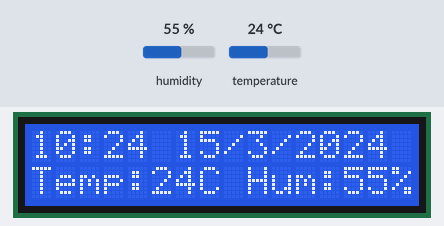
Recording of a sketch running on a simulated Arduino Uno, built with avr-gcc and run on an emulated ATmega328P. Shown: 16×2 character LCD. The test bench sets the inputs (shaded band); at power-on: humidity 55 %, temperature 24 °C. The local clock reads 2024-03-15 10:24:30 at power-on unless the sketch sets it.

Above: at 1.2 s.
1.3 s: humidity set to 22 %
At 3.0 s:
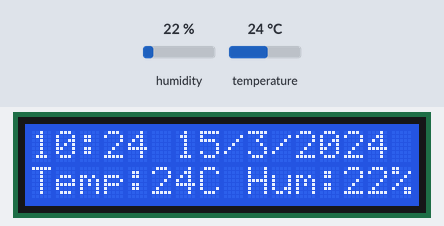
4.0 s: temperature set to 12 °C
At 5.4 s:
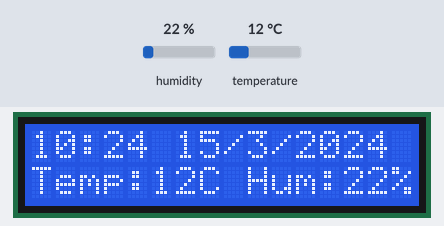
6.7 s: humidity set to 40 %
At 9.1 s:
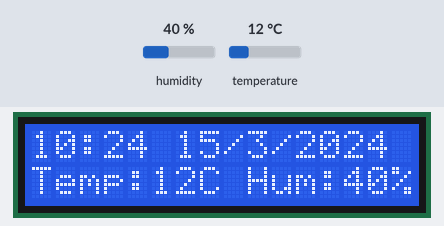
9.6 s: temperature set to 19 °C
At 11.5 s:
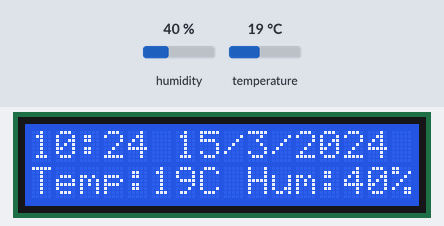
Timing chart, 0 to 13.0 s (numbered marks = the images above; inputs shaded):
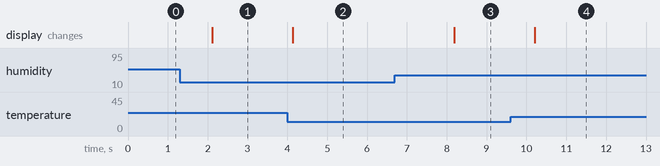

The sketch:

station-meteo_jan30d.ino
```cpp
#include <Adafruit_Sensor.h>
#include <Wire.h>
#include <RtcDS3231.h>
#include <LiquidCrystal.h>
#include <DHT.h>

LiquidCrystal lcd(12, 11, 5, 4, 3, 2);
DHT dht(7, DHT11);
RtcDS3231<TwoWire> clock(Wire);

void setup() {
  // put your setup code here, to run once:
Serial.begin(9600);
lcd.begin(16, 2);
clock.Begin();
dht.begin();
}

void loop() {
  // put your main code here, to run repeatedly:

RtcDateTime now = clock.GetDateTime();

lcd.setCursor(0, 0);

lcd.print(now.Hour());
lcd.print(":");
lcd.print(now.Minute());
lcd.print(" ");
lcd.print(now.Day());
lcd.print("/");
lcd.print(now.Month());
lcd.print("/");
lcd.print(now.Year());

lcd.setCursor(0, 1);


int temperature = dht.readTemperature();
int humidity = dht.readHumidity();

lcd.print("Temp:");
lcd.print(temperature);
lcd.print("C ");

lcd.print("Hum:");
lcd.print(humidity);
lcd.print("%");

}
```

Measured:
- after the input at 1.3 s, the display: changes after 0.82 s (image 1)
- after the input at 4.0 s, the display: changes after 0.14 s (image 2)
- after the input at 6.7 s, the display: changes after 1.5 s (image 3)
- after the input at 9.6 s, the display: changes after 0.61 s (image 4)
